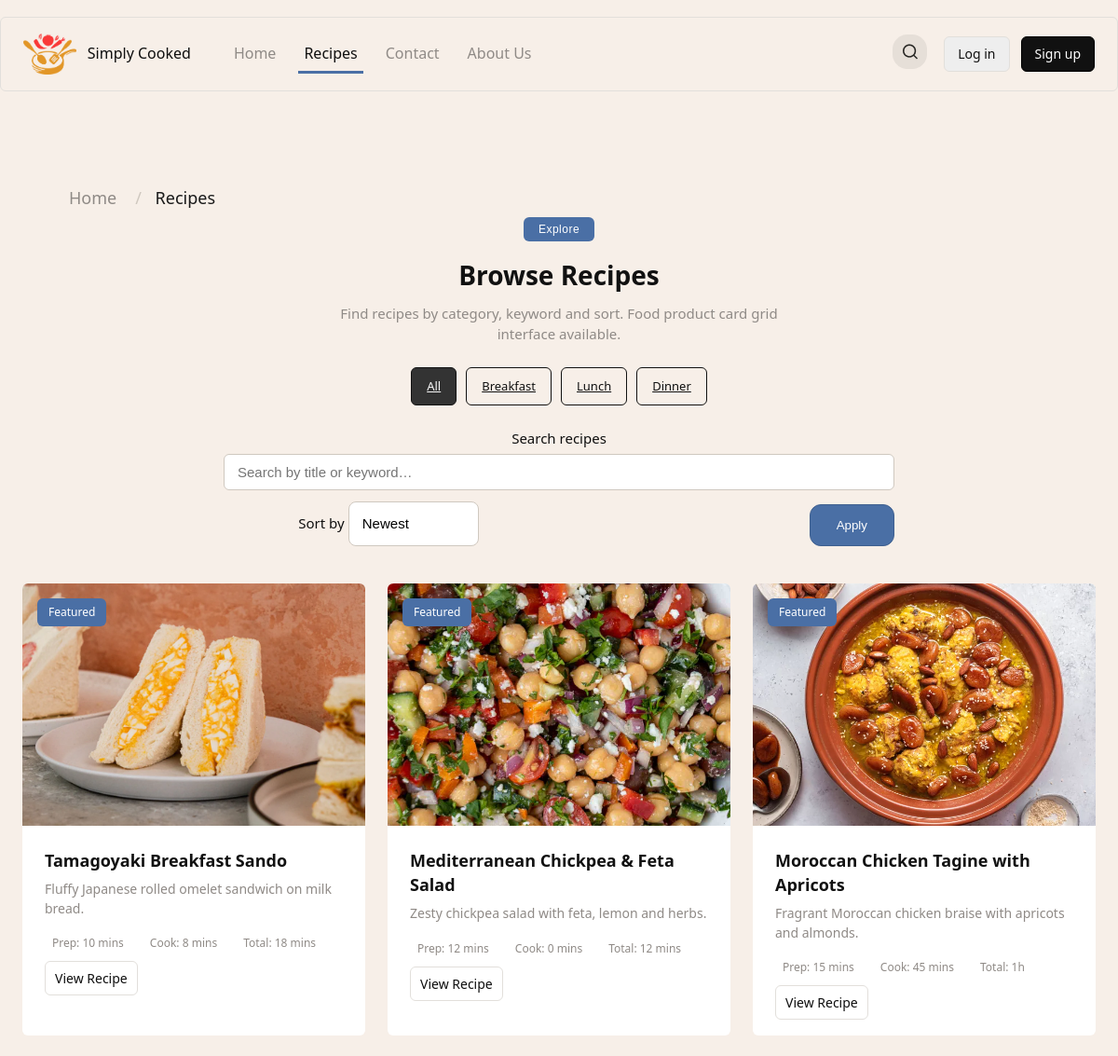
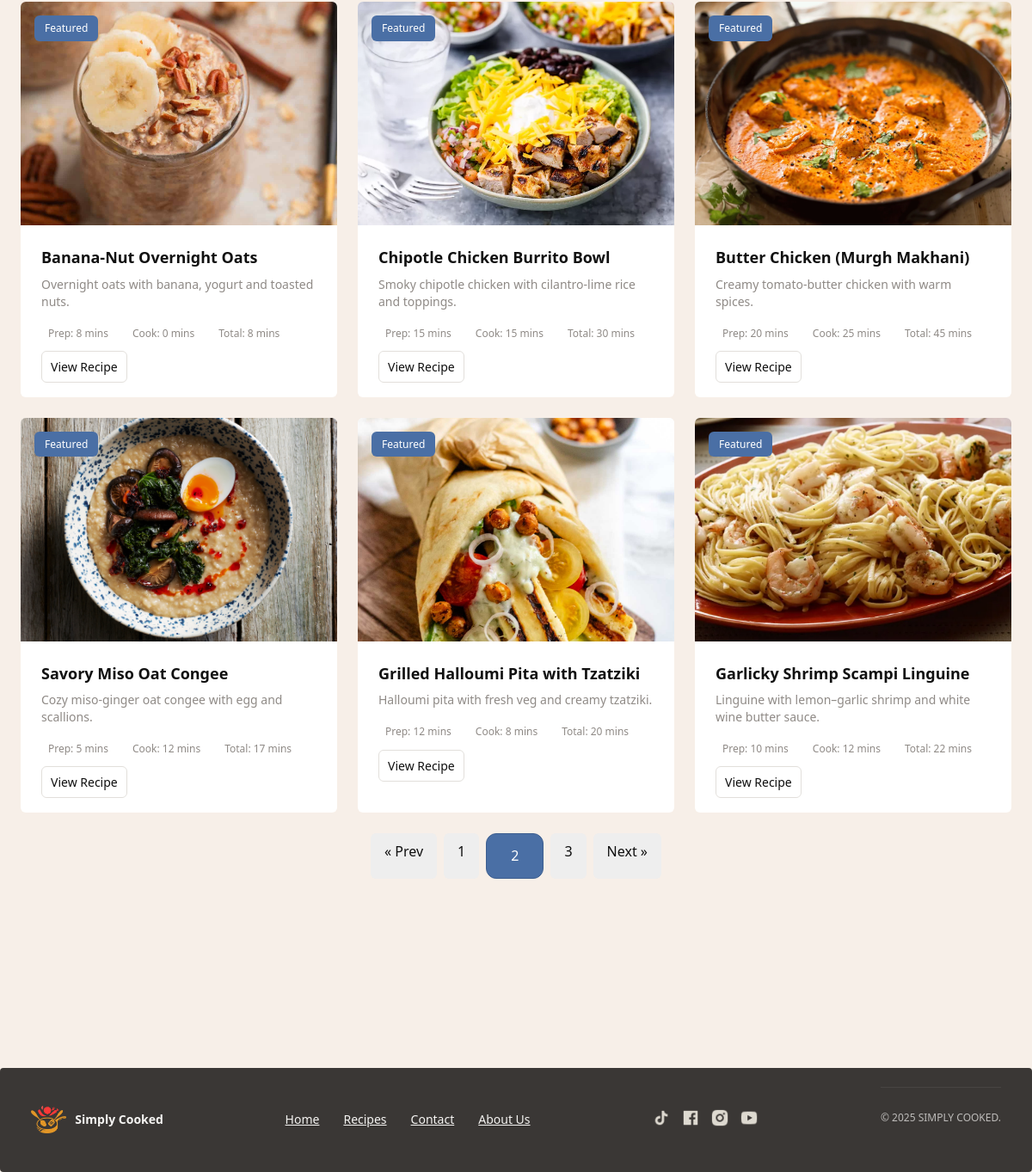
/recipes.php?page=2, run on the app's committed database (2 pictures, top to bottom).
### tables this page shows
CREATE TABLE recipes (
  recipe_id INT UNSIGNED AUTO_INCREMENT PRIMARY KEY,
  user_id INT UNSIGNED,
  title VARCHAR(80) NOT NULL,
  slug  VARCHAR(60) NOT NULL UNIQUE,
   
  description TEXT,
  meta_description VARCHAR(150),
  keywords VARCHAR(100),
  main_image_url VARCHAR(255),
  prep_minutes  SMALLINT UNSIGNED,                
  cook_minutes  SMALLINT UNSIGNED,
  total_minutes SMALLINT UNSIGNED,  
  views INT NOT NULL DEFAULT 0,
  difficulty ENUM('easy','medium','hard') DEFAULT 'easy',
  is_featured BOOLEAN DEFAULT FALSE,
  instructions_intro TEXT NULL,
  video_url VARCHAR(255) NULL,
  origin_place VARCHAR(80) NULL,      
  origin_zoom  TINYINT UNSIGNED NULL DEFAULT 11,   
  origin_map_embed_url VARCHAR(255) NULL,          

  created_at TIMESTAMP DEFAULT CURRENT_TIMESTAMP,
  updated_at TIMESTAMP DEFAULT CURRENT_TIMESTAMP ON UPDATE CURRENT_TIMESTAMP,
  FOREIGN KEY (user_id) REFERENCES users(user_id) ON DELETE SET NULL
);

### public/recipes.php (the view, shortened to what this page needs)
<?php
require_once __DIR__ . '/../config/db.php';
$cat  = strtolower(trim($_GET['cat'] ?? 'all'));
$q    = trim($_GET['q'] ?? '');
$sort = strtolower(trim($_GET['sort'] ?? 'newest'));
$page = max(1, intval($_GET['page'] ?? 1));
$perPage = 9;
$where  = [];
$params = [];
$types  = '';
$whereSql = $where ? ('WHERE '.implode(' AND ', $where)) : '';
switch ($sort) {
  default:
    $orderSql = "ORDER BY r.created_at DESC";
}
$offset = ($page - 1) * $perPage;
$sqlCount = "SELECT COUNT(*) AS cnt FROM recipes r $whereSql";
$stmt = $conn->prepare($sqlCount);
$stmt->execute();
$total = (int)($stmt->get_result()->fetch_assoc()['cnt'] ?? 0);
$totalPages = max(1, (int)ceil($total / $perPage));
$sql = "SELECT r.recipe_id, r.title, r.slug, r.meta_description, r.keywords,
               r.main_image_url,
               r.prep_minutes, r.cook_minutes, r.total_minutes,
               r.is_featured
        FROM recipes r
        $whereSql
        $orderSql
        LIMIT ? OFFSET ?";
$stmt = $conn->prepare($sql);
if ($types) {
  $types2 = $types . 'ii';
  $params2 = array_merge($params, [$perPage, $offset]);
  $stmt->bind_param($types2, ...$params2);
} else {
  $stmt->bind_param('ii', $perPage, $offset);
}
$stmt->execute();
$res = $stmt->get_result();
$rows = $res->fetch_all(MYSQLI_ASSOC);
function keep_params(array $extra = []) {
  $params = $_GET;
  foreach ($extra as $k=>$v) $params[$k]=$v;
  return '?' . http_build_query($params);
}
function fmt_minutes($m){
  $m = (int)$m;
  if ($m < 60) return $m . ' mins';
  $h = intdiv($m, 60);
  $r = $m % 60;
  return $r ? "{$h}h {$r}m" : "{$h}h";
}
?>
<?php
include __DIR__ . '/../app/views/header.php';
?>
<main class="site-main">
  <?php
    include dirname(__DIR__) . '/app/views/breadcrumb.php';
  ?>
  <section class="container recipes-section">
    <div class="recipes-header">
      <button class="recipes-badge" type="button">Explore</button>
      <h1 class="recipes-title">Browse Recipes</h1>
      <p class="recipes-desc">
        Find recipes by category, keyword and sort. Food product card grid interface available.
      </p>
      <div class="recipe-filters">
        <?php
          $cats = ['all'=>'All','breakfast'=>'Breakfast','lunch'=>'Lunch','dinner'=>'Dinner'];
          foreach ($cats as $slug=>$label):
            $active = ($slug === $cat) ? 'active' : '';
        ?>
          <a class="filter-pill <?= $active ?>"
             href="<?= htmlspecialchars(keep_params(['cat'=>$slug,'page'=>1])) ?>"><?= htmlspecialchars($label) ?></a>
        <?php endforeach; ?>
      </div>
      <form id="recipesSearchForm" method="get" class="login-row-2col" style="margin-top:10px; gap:12px;">
        <div class="form-group" style="grid-column:1 / 3; position:relative;">
          <label for="q">Search recipes</label>
          <input id="q" name="q" type="text" placeholder="Search by title or keyword…"
                value="<?= htmlspecialchars($q) ?>">
        </div>
        <div class="form-group">
          <label for="sort">Sort by</label>
          <select id="sort" name="sort" style="padding:12px 14px; border:1px solid #cfc8bf; border-radius:8px;">
            <option value="newest" <?= $sort==='newest'?'selected':'' ?>>Newest</option>
          </select>
        </div>
        <div class="form-group" style="align-self:end; text-align:right;">
          <button class="btn-primary" type="submit">Apply</button>
        </div>
      </form>
    </div>
    <div class="cards-grid">
      <?php if (!$rows): ?>
        <p class="muted">No recipes found. Try a different filter or keyword.</p>
      <?php else: foreach ($rows as $r): ?>
        <article class="recipe-card">
          <a class="recipe-link" href="recipe.php?slug=<?= urlencode($r['slug']) ?>">
            <div class="recipe-card-media">
              <?php if (!empty($r['is_featured'])): ?>
                <span class="badge-pill badge-orange">Featured</span>
              <?php endif; ?>
              <img class="recipe-card-img"
                   src="<?= htmlspecialchars($r['main_image_url'] ?: '/assets/images/placeholder.jpg') ?>"
                   alt="<?= htmlspecialchars($r['title']) ?>">
            </div>
            <div class="recipe-body">
              <h3 class="recipe-title"><?= htmlspecialchars($r['title']) ?></h3>
              <?php if (!empty($r['meta_description'])): ?>
                <p class="recipe-excerpt"><?= htmlspecialchars($r['meta_description']) ?></p>
              <?php endif; ?>
              <div class="recipe-meta">
                <?php if (($t = fmt_minutes($r['prep_minutes'] ?? null))): ?>
                  <span class="meta-item">Prep: <?= htmlspecialchars($t) ?></span>
                <?php endif; ?>
                <?php if (($t = fmt_minutes($r['cook_minutes'] ?? null))): ?>
                  <span class="meta-item">Cook: <?= htmlspecialchars($t) ?></span>
                <?php endif; ?>
                <?php if (($t = fmt_minutes($r['total_minutes'] ?? null))): ?>
                  <span class="meta-item">Total: <?= htmlspecialchars($t) ?></span>
                <?php endif; ?>
              </div>
              <div class="recipe-cta">
                <span class="btn-small">View Recipe</span>
              </div>
            </div>
          </a>
        </article>
      <?php endforeach; endif; ?>
    </div>
    <?php if ($totalPages > 1): ?>
      <div class="container" style="margin-top:24px; display:flex; gap:8px; justify-content:center;">
        <?php
          $prev = max(1, $page-1);
          $next = min($totalPages, $page+1);
        ?>
        <a class="btn" href="<?= htmlspecialchars(keep_params(['page'=>$prev])) ?>" aria-label="Previous">« Prev</a>
        <?php for ($i=1; $i<=$totalPages; $i++): ?>
          <a class="btn<?= $i===$page?' btn-primary':'' ?>"
             href="<?= htmlspecialchars(keep_params(['page'=>$i])) ?>"><?= $i ?></a>
        <?php endfor; ?>
        <a class="btn" href="<?= htmlspecialchars(keep_params(['page'=>$next])) ?>" aria-label="Next">Next »</a>
      </div>
    <?php endif; ?>
  </section>
</main>
<?php include __DIR__ . '/../app/views/footer.php'; ?>

### public/css/style.css (style rules this page uses)
:root { --bg: #f7efe8; --card: #fff; --muted: #8f8a86; --accent: #4a6fa5; --accent-dark: #3e5f8f; --text: #0f0f0f; --max-width: 1450px; --shadow: none; --round: 6px; --radius-lg: 6px; --container-padding: 24px; --header-height: 80px; --font-heading: system-ui, -apple-system, "Segoe UI", Arial, sans-serif; --font-body: system-ui, -apple-system, "Segoe UI", Arial, sans-serif; }
* { box-sizing: border-box; }
html, body { height: 100%; }
body { margin: 0; background: var(--bg); color: var(--text); font-family: var(--font-body); line-height: 1.45; -webkit-font-smoothing: antialiased; -moz-osx-font-smoothing: grayscale; -webkit-text-size-adjust: 100%; }
.container { width: 100%; max-width: var(--max-width); margin: 0 auto; padding: 0 var(--container-padding); }
.site-main { padding: 28px 0 80px; }
.btn { display: inline-block; padding: 10px 16px; border: 0; background: #eee; color: var(--text); border-radius: var(--radius-lg); text-decoration: none; font-weight: 500; cursor: pointer; }
.btn.small, .btn-small { padding: 8px 10px; border: 1px solid #e2dfdb; background: transparent; font-size: 14px; border-radius: var(--radius-lg); }
.btn-primary { padding: 14px 28px; background: var(--accent); color: #fff; border-radius: 12px; font-weight: 500; text-decoration: none; transition: background 0.2s ease; border: 1px solid var(--accent-dark); }
.cards-grid { display: grid; grid-template-columns: repeat(3, 1fr); gap: 24px; margin-top: 14px; }
.recipe-card { background: var(--card,#fff); border-radius: var(--radius-lg); box-shadow: var(--shadow,0 6px 18px rgba(14,14,14,.06)); overflow: hidden; }
.recipe-card-media { position: relative; }
.recipe-card-img { width: 100%; height: 260px; display: block; object-fit: cover; }
.recipe-link { display: flex; flex-direction: column; text-decoration: none; color: inherit; height: 100%; }
.badge-pill { padding: 6px 12px; background: #eee; position: absolute; left: 16px; top: 16px; border-radius: var(--round); font-size: 12px; font-weight: 500; }
.badge-orange { background: var(--accent,#ff6f48); color: #fff; }
.recipe-body { padding: 24px; display: flex; flex-direction: column; min-height: 180px; }
.recipe-title { margin: 0 0 8px; color: #111; font-family: var(--font-heading); font-size: 18px; }
.recipe-excerpt { margin: 0 0 12px; color: var(--muted); font-size: 14px; }
.recipe-meta { display: flex; gap: 12px; color: var(--muted); font-size: 12px; margin-bottom: 12px; }
.meta-item { padding: 6px 8px; background: transparent; display: inline-flex; align-items: center; gap: 8px; border-radius: 8px; }
.recipe-cta { margin-top: auto; }
.recipes-header { max-width: 720px; margin: 0 auto 40px; text-align: center; }
.recipes-badge { padding: 6px 16px; background: var(--accent); color: #fff; border: none; border-radius: var(--round); font-size: 12px; font-weight: 500; letter-spacing: 0.5px; cursor: default; margin-bottom: 12px; }
.recipes-title { margin: 8px 0 12px; color: #111; font-family: var(--font-heading); font-size: 28px; line-height: 1.2; }
.recipes-desc { max-width: 520px; margin: 0 auto 24px; color: var(--muted); font-size: 15px; line-height: 1.5; }
.recipe-filters { display: flex; flex-wrap: wrap; justify-content: center; gap: 10px; margin-bottom: 24px; }
.filter-pill { padding: 10px 16px; background: transparent; color: #111; border: 1px solid #111; border-radius: var(--round); font-size: 13px; font-weight: 500; cursor: pointer; transition: all 0.2s ease; }
.filter-pill.active, .filter-pill:hover { background: #333; color: #f8f8f8; transition: none; }
.login-row-2col { display: grid; grid-template-columns: 1fr 1fr; gap: 20px; }
.recipes-section input[type="text"] { border: 1px solid #cfc8bf; border-radius: var(--round); padding: 10px 14px; font-size: 15px; width: 100%; transition: all 0.2s ease; }
.recipes-section select { border: 1px solid #cfc8bf; border-radius: var(--round); font-size: 15px; padding: 10px 12px; background: #fff; appearance: none; line-height: 1.45; }
.recipes-section label { display: inline-block; margin-bottom: 6px; font-weight: 500; font-size: 15px; color: var(--text); }

### data on the page
recipes: is_featured "Featured", main_image_url (placeholder picture), title "Tamagoyaki Breakfast Sando", meta_description "Fluffy Japanese rolled omelet sandwich on milk bread.", prep_minutes "10 mins", cook_minutes "8 mins", total_minutes "18 mins"
recipes: is_featured "Featured", main_image_url (placeholder picture), title "Mediterranean Chickpea & Feta Salad", meta_description "Zesty chickpea salad with feta, lemon and herbs.", prep_minutes "12 mins", cook_minutes "0 mins", total_minutes "12 mins"
recipes: is_featured "Featured", main_image_url (placeholder picture), title "Moroccan Chicken Tagine with Apricots", meta_description "Fragrant Moroccan chicken braise with apricots and almonds.", prep_minutes "15 mins", cook_minutes "45 mins", total_minutes "1h"
recipes: is_featured "Featured", main_image_url (placeholder picture), title "Banana-Nut Overnight Oats", meta_description "Overnight oats with banana, yogurt and toasted nuts.", prep_minutes "8 mins", cook_minutes "0 mins", total_minutes "8 mins"
recipes: is_featured "Featured", main_image_url (placeholder picture), title "Chipotle Chicken Burrito Bowl", meta_description "Smoky chipotle chicken with cilantro-lime rice and toppings.", prep_minutes "15 mins", cook_minutes "15 mins", total_minutes "30 mins"
recipes: is_featured "Featured", main_image_url (placeholder picture), title "Butter Chicken (Murgh Makhani)", meta_description "Creamy tomato-butter chicken with warm spices.", prep_minutes "20 mins", cook_minutes "25 mins", total_minutes "45 mins"
recipes: is_featured "Featured", main_image_url (placeholder picture), title "Savory Miso Oat Congee", meta_description "Cozy miso-ginger oat congee with egg and scallions.", prep_minutes "5 mins", cook_minutes "12 mins", total_minutes "17 mins"
recipes: is_featured "Featured", main_image_url (placeholder picture), title "Grilled Halloumi Pita with Tzatziki", meta_description "Halloumi pita with fresh veg and creamy tzatziki.", prep_minutes "12 mins", cook_minutes "8 mins", total_minutes "20 mins"
recipes: is_featured "Featured", main_image_url (placeholder picture), title "Garlicky Shrimp Scampi Linguine", meta_description "Linguine with lemon–garlic shrimp and white wine butter sauce.", prep_minutes "10 mins", cook_minutes "12 mins", total_minutes "22 mins"

### other printed values
$c['label'] "Home"
$c['label'] "Recipes"
$label "All"
$label "Breakfast"
$label "Lunch"
$label "Dinner"
